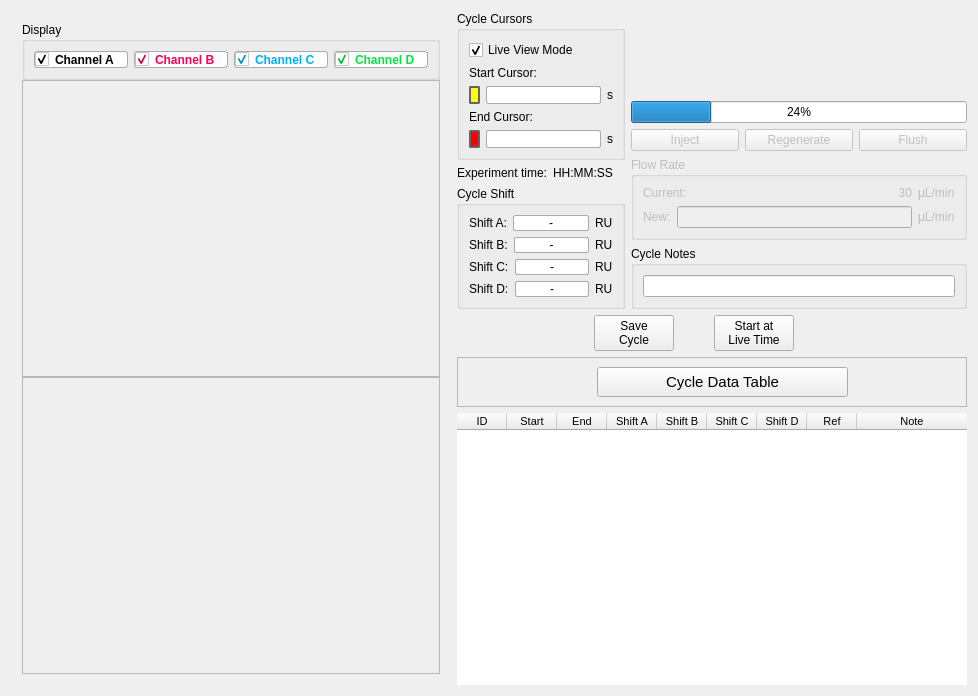
<?xml version="1.0" encoding="UTF-8"?>
<ui version="4.0">
 <class>Sensorgram</class>
 <widget class="QWidget" name="Sensorgram">
  <property name="geometry">
   <rect>
    <x>0</x>
    <y>0</y>
    <width>978</width>
    <height>696</height>
   </rect>
  </property>
  <property name="font">
   <font>
    <family>Segoe UI</family>
    <pointsize>9</pointsize>
   </font>
  </property>
  <property name="mouseTracking">
   <bool>true</bool>
  </property>
  <property name="focusPolicy">
   <enum>Qt::StrongFocus</enum>
  </property>
  <property name="windowTitle">
   <string>Form</string>
  </property>
  <layout class="QHBoxLayout" name="horizontalLayout" stretch="1,0">
   <item>
    <layout class="QVBoxLayout" name="displays">
     <property name="spacing">
      <number>0</number>
     </property>
     <property name="leftMargin">
      <number>11</number>
     </property>
     <property name="topMargin">
      <number>11</number>
     </property>
     <property name="rightMargin">
      <number>11</number>
     </property>
     <property name="bottomMargin">
      <number>11</number>
     </property>
     <item>
      <widget class="QGroupBox" name="groupBox">
       <property name="title">
        <string>Display</string>
       </property>
       <layout class="QHBoxLayout" name="horizontalLayout_12">
        <item>
         <widget class="QCheckBox" name="segment_A">
          <property name="font">
           <font>
            <family>Segoe UI</family>
            <pointsize>9</pointsize>
            <bold>true</bold>
           </font>
          </property>
          <property name="styleSheet">
           <string notr="true">QCheckBox{
	color: black;
	background: white;
	border: 1px solid rgb(171, 171, 171);
	border-radius: 3px;
}</string>
          </property>
          <property name="text">
           <string>Channel A</string>
          </property>
          <property name="checked">
           <bool>true</bool>
          </property>
         </widget>
        </item>
        <item>
         <widget class="QCheckBox" name="segment_B">
          <property name="font">
           <font>
            <family>Segoe UI</family>
            <pointsize>9</pointsize>
            <bold>true</bold>
           </font>
          </property>
          <property name="styleSheet">
           <string notr="true">QCheckBox{
	color: rgb(255, 0, 81);
	background:white;
	border: 1px solid rgb(171, 171, 171);
	border-radius: 3px;
}</string>
          </property>
          <property name="text">
           <string>Channel B</string>
          </property>
          <property name="checked">
           <bool>true</bool>
          </property>
         </widget>
        </item>
        <item>
         <widget class="QCheckBox" name="segment_C">
          <property name="font">
           <font>
            <family>Segoe UI</family>
            <pointsize>9</pointsize>
            <bold>true</bold>
           </font>
          </property>
          <property name="styleSheet">
           <string notr="true">QCheckBox{
	color: rgb(0, 174, 255);
	background: white;
	border: 1px solid rgb(171, 171, 171);
	border-radius: 3px;
}</string>
          </property>
          <property name="text">
           <string>Channel C</string>
          </property>
          <property name="checked">
           <bool>true</bool>
          </property>
         </widget>
        </item>
        <item>
         <widget class="QCheckBox" name="segment_D">
          <property name="font">
           <font>
            <family>Segoe UI</family>
            <pointsize>9</pointsize>
            <bold>true</bold>
           </font>
          </property>
          <property name="styleSheet">
           <string notr="true">QCheckBox{
	color: rgb(0, 230, 65);
	border: 1px solid rgb(171, 171, 171);
	background: white;
	border-radius: 3px;
}</string>
          </property>
          <property name="text">
           <string>Channel D</string>
          </property>
          <property name="checked">
           <bool>true</bool>
          </property>
         </widget>
        </item>
       </layout>
      </widget>
     </item>
     <item>
      <widget class="QFrame" name="full_segment">
       <property name="minimumSize">
        <size>
         <width>200</width>
         <height>250</height>
        </size>
       </property>
       <property name="maximumSize">
        <size>
         <width>10000</width>
         <height>10000</height>
        </size>
       </property>
       <property name="mouseTracking">
        <bool>true</bool>
       </property>
       <property name="frameShape">
        <enum>QFrame::StyledPanel</enum>
       </property>
       <property name="frameShadow">
        <enum>QFrame::Raised</enum>
       </property>
       <layout class="QHBoxLayout" name="horizontalLayout_3">
        <property name="leftMargin">
         <number>0</number>
        </property>
        <property name="topMargin">
         <number>0</number>
        </property>
        <property name="rightMargin">
         <number>0</number>
        </property>
        <property name="bottomMargin">
         <number>0</number>
        </property>
        <item>
         <spacer name="horizontalSpacer_4">
          <property name="orientation">
           <enum>Qt::Horizontal</enum>
          </property>
          <property name="sizeHint" stdset="0">
           <size>
            <width>40</width>
            <height>20</height>
           </size>
          </property>
         </spacer>
        </item>
        <item>
         <spacer name="verticalSpacer">
          <property name="orientation">
           <enum>Qt::Vertical</enum>
          </property>
          <property name="sizeHint" stdset="0">
           <size>
            <width>20</width>
            <height>40</height>
           </size>
          </property>
         </spacer>
        </item>
       </layout>
      </widget>
     </item>
     <item>
      <widget class="QFrame" name="SOI">
       <property name="minimumSize">
        <size>
         <width>200</width>
         <height>250</height>
        </size>
       </property>
       <property name="maximumSize">
        <size>
         <width>10000</width>
         <height>10000</height>
        </size>
       </property>
       <property name="frameShape">
        <enum>QFrame::StyledPanel</enum>
       </property>
       <property name="frameShadow">
        <enum>QFrame::Raised</enum>
       </property>
       <layout class="QHBoxLayout" name="horizontalLayout_4">
        <property name="leftMargin">
         <number>0</number>
        </property>
        <property name="topMargin">
         <number>0</number>
        </property>
        <property name="rightMargin">
         <number>0</number>
        </property>
        <property name="bottomMargin">
         <number>0</number>
        </property>
        <item>
         <spacer name="horizontalSpacer_5">
          <property name="orientation">
           <enum>Qt::Horizontal</enum>
          </property>
          <property name="sizeHint" stdset="0">
           <size>
            <width>40</width>
            <height>20</height>
           </size>
          </property>
         </spacer>
        </item>
        <item>
         <spacer name="verticalSpacer_2">
          <property name="orientation">
           <enum>Qt::Vertical</enum>
          </property>
          <property name="sizeHint" stdset="0">
           <size>
            <width>20</width>
            <height>40</height>
           </size>
          </property>
         </spacer>
        </item>
       </layout>
      </widget>
     </item>
    </layout>
   </item>
   <item>
    <layout class="QVBoxLayout" name="controls" stretch="1,0,0,2">
     <item>
      <layout class="QHBoxLayout" name="horizontalLayout_5" stretch="1,2">
       <item>
        <layout class="QVBoxLayout" name="verticalLayout_2">
         <item>
          <widget class="QGroupBox" name="groupBox_6">
           <property name="title">
            <string>Cycle Cursors</string>
           </property>
           <layout class="QVBoxLayout" name="verticalLayout_4">
            <item>
             <widget class="QCheckBox" name="live_btn">
              <property name="text">
               <string>Live View Mode</string>
              </property>
              <property name="checked">
               <bool>true</bool>
              </property>
             </widget>
            </item>
            <item>
             <widget class="QLabel" name="label_14">
              <property name="text">
               <string>Start Cursor:</string>
              </property>
             </widget>
            </item>
            <item>
             <layout class="QHBoxLayout" name="horizontalLayout_6">
              <item>
               <widget class="QLabel" name="label_6">
                <property name="styleSheet">
                 <string notr="true">background: yellow;
border-radius: 2px;
border: 2px solid rgb(100, 100, 100);</string>
                </property>
                <property name="text">
                 <string/>
                </property>
               </widget>
              </item>
              <item>
               <widget class="QLineEdit" name="left_cursor_time">
                <property name="font">
                 <font>
                  <family>Segoe UI</family>
                  <pointsize>9</pointsize>
                 </font>
                </property>
                <property name="focusPolicy">
                 <enum>Qt::ClickFocus</enum>
                </property>
                <property name="styleSheet">
                 <string notr="true">
QLineEdit {
		background-color: white;
		border: 1px solid rgb(171, 171, 171);
		border-radius: 2px;

}

QLineEdit:focus{
	background-color: rgb(240, 255, 245);
	border: 1px solid rgb(171, 171, 171);
	border-radius: 2px;
}</string>
                </property>
                <property name="alignment">
                 <set>Qt::AlignRight|Qt::AlignTrailing|Qt::AlignVCenter</set>
                </property>
               </widget>
              </item>
              <item>
               <widget class="QLabel" name="label_10">
                <property name="text">
                 <string>s</string>
                </property>
               </widget>
              </item>
             </layout>
            </item>
            <item>
             <widget class="QLabel" name="label_16">
              <property name="text">
               <string>End Cursor:</string>
              </property>
             </widget>
            </item>
            <item>
             <layout class="QHBoxLayout" name="horizontalLayout_7">
              <item>
               <widget class="QLabel" name="label_7">
                <property name="styleSheet">
                 <string notr="true">background: red;
border-radius: 2px;
border: 2px solid rgb(100, 100, 100);</string>
                </property>
                <property name="text">
                 <string/>
                </property>
               </widget>
              </item>
              <item>
               <widget class="QLineEdit" name="right_cursor_time">
                <property name="font">
                 <font>
                  <family>Segoe UI</family>
                  <pointsize>9</pointsize>
                 </font>
                </property>
                <property name="focusPolicy">
                 <enum>Qt::ClickFocus</enum>
                </property>
                <property name="styleSheet">
                 <string notr="true">
QLineEdit {
		background-color: white;
		border: 1px solid rgb(171, 171, 171);
		border-radius: 2px;

}

QLineEdit:focus{
	background-color: rgb(240, 255, 245);
	border: 1px solid rgb(171, 171, 171);
	border-radius: 2px;
}</string>
                </property>
                <property name="alignment">
                 <set>Qt::AlignRight|Qt::AlignTrailing|Qt::AlignVCenter</set>
                </property>
               </widget>
              </item>
              <item>
               <widget class="QLabel" name="label_9">
                <property name="text">
                 <string>s</string>
                </property>
               </widget>
              </item>
             </layout>
            </item>
           </layout>
          </widget>
         </item>
         <item>
          <layout class="QHBoxLayout" name="horizontalLayout_14">
           <item>
            <widget class="QLabel" name="label_3">
             <property name="text">
              <string>Experiment time:</string>
             </property>
             <property name="alignment">
              <set>Qt::AlignRight|Qt::AlignTrailing|Qt::AlignVCenter</set>
             </property>
            </widget>
           </item>
           <item>
            <widget class="QLabel" name="exp_clock">
             <property name="styleSheet">
              <string notr="true"/>
             </property>
             <property name="text">
              <string>HH:MM:SS</string>
             </property>
            </widget>
           </item>
          </layout>
         </item>
         <item>
          <widget class="QGroupBox" name="groupBox_3">
           <property name="title">
            <string>Cycle Shift</string>
           </property>
           <layout class="QVBoxLayout" name="verticalLayout_5">
            <item>
             <layout class="QHBoxLayout" name="horizontalLayout_8">
              <item>
               <widget class="QLabel" name="label_20">
                <property name="text">
                 <string>Shift A:</string>
                </property>
                <property name="margin">
                 <number>2</number>
                </property>
               </widget>
              </item>
              <item>
               <widget class="QLabel" name="shift_A">
                <property name="sizePolicy">
                 <sizepolicy hsizetype="MinimumExpanding" vsizetype="Preferred">
                  <horstretch>0</horstretch>
                  <verstretch>0</verstretch>
                 </sizepolicy>
                </property>
                <property name="styleSheet">
                 <string notr="true">background: white;
border: 1px solid rgb(171, 171, 171);
border-radius: 2px;</string>
                </property>
                <property name="text">
                 <string>-</string>
                </property>
                <property name="alignment">
                 <set>Qt::AlignCenter</set>
                </property>
               </widget>
              </item>
              <item>
               <widget class="QLabel" name="unit_a">
                <property name="text">
                 <string>RU</string>
                </property>
                <property name="margin">
                 <number>0</number>
                </property>
               </widget>
              </item>
             </layout>
            </item>
            <item>
             <layout class="QHBoxLayout" name="horizontalLayout_9">
              <item>
               <widget class="QLabel" name="label_21">
                <property name="text">
                 <string>Shift B:</string>
                </property>
                <property name="margin">
                 <number>2</number>
                </property>
               </widget>
              </item>
              <item>
               <widget class="QLabel" name="shift_B">
                <property name="sizePolicy">
                 <sizepolicy hsizetype="MinimumExpanding" vsizetype="Preferred">
                  <horstretch>0</horstretch>
                  <verstretch>0</verstretch>
                 </sizepolicy>
                </property>
                <property name="styleSheet">
                 <string notr="true">background: white;
border: 1px solid rgb(171, 171, 171);
border-radius: 2px;</string>
                </property>
                <property name="text">
                 <string>-</string>
                </property>
                <property name="alignment">
                 <set>Qt::AlignCenter</set>
                </property>
               </widget>
              </item>
              <item>
               <widget class="QLabel" name="unit_b">
                <property name="text">
                 <string>RU</string>
                </property>
                <property name="margin">
                 <number>0</number>
                </property>
               </widget>
              </item>
             </layout>
            </item>
            <item>
             <layout class="QHBoxLayout" name="horizontalLayout_10">
              <item>
               <widget class="QLabel" name="label_22">
                <property name="text">
                 <string>Shift C:</string>
                </property>
                <property name="margin">
                 <number>2</number>
                </property>
               </widget>
              </item>
              <item>
               <widget class="QLabel" name="shift_C">
                <property name="sizePolicy">
                 <sizepolicy hsizetype="MinimumExpanding" vsizetype="Preferred">
                  <horstretch>0</horstretch>
                  <verstretch>0</verstretch>
                 </sizepolicy>
                </property>
                <property name="styleSheet">
                 <string notr="true">background: white;
border: 1px solid rgb(171, 171, 171);
border-radius: 2px;</string>
                </property>
                <property name="text">
                 <string>-</string>
                </property>
                <property name="alignment">
                 <set>Qt::AlignCenter</set>
                </property>
               </widget>
              </item>
              <item>
               <widget class="QLabel" name="unit_c">
                <property name="text">
                 <string>RU</string>
                </property>
                <property name="margin">
                 <number>0</number>
                </property>
               </widget>
              </item>
             </layout>
            </item>
            <item>
             <layout class="QHBoxLayout" name="horizontalLayout_11">
              <item>
               <widget class="QLabel" name="label_23">
                <property name="text">
                 <string>Shift D:</string>
                </property>
                <property name="margin">
                 <number>2</number>
                </property>
               </widget>
              </item>
              <item>
               <widget class="QLabel" name="shift_D">
                <property name="sizePolicy">
                 <sizepolicy hsizetype="MinimumExpanding" vsizetype="Preferred">
                  <horstretch>0</horstretch>
                  <verstretch>0</verstretch>
                 </sizepolicy>
                </property>
                <property name="styleSheet">
                 <string notr="true">background: white;
border: 1px solid rgb(171, 171, 171);
border-radius: 2px;</string>
                </property>
                <property name="text">
                 <string>-</string>
                </property>
                <property name="alignment">
                 <set>Qt::AlignCenter</set>
                </property>
               </widget>
              </item>
              <item>
               <widget class="QLabel" name="unit_d">
                <property name="text">
                 <string>RU</string>
                </property>
                <property name="margin">
                 <number>0</number>
                </property>
               </widget>
              </item>
             </layout>
            </item>
           </layout>
          </widget>
         </item>
        </layout>
       </item>
       <item>
        <layout class="QVBoxLayout" name="verticalLayout">
         <item>
          <widget class="QGraphicsView" name="loop_diagram">
           <property name="maximumSize">
            <size>
             <width>16777215</width>
             <height>134</height>
            </size>
           </property>
           <property name="styleSheet">
            <string notr="true">background:transparent</string>
           </property>
           <property name="frameShape">
            <enum>QFrame::NoFrame</enum>
           </property>
           <property name="verticalScrollBarPolicy">
            <enum>Qt::ScrollBarAlwaysOff</enum>
           </property>
           <property name="horizontalScrollBarPolicy">
            <enum>Qt::ScrollBarAlwaysOff</enum>
           </property>
          </widget>
         </item>
         <item>
          <widget class="QProgressBar" name="progress_bar">
           <property name="value">
            <number>24</number>
           </property>
          </widget>
         </item>
         <item>
          <widget class="QWidget" name="inject_box" native="true">
           <property name="enabled">
            <bool>false</bool>
           </property>
           <layout class="QHBoxLayout" name="horizontalLayout_16">
            <property name="leftMargin">
             <number>0</number>
            </property>
            <property name="topMargin">
             <number>0</number>
            </property>
            <property name="rightMargin">
             <number>0</number>
            </property>
            <property name="bottomMargin">
             <number>0</number>
            </property>
            <item>
             <widget class="QPushButton" name="inject_button">
              <property name="text">
               <string>Inject</string>
              </property>
             </widget>
            </item>
            <item>
             <widget class="QPushButton" name="regen_button">
              <property name="text">
               <string>Regenerate</string>
              </property>
             </widget>
            </item>
            <item>
             <widget class="QPushButton" name="flush_button">
              <property name="text">
               <string>Flush</string>
              </property>
             </widget>
            </item>
           </layout>
          </widget>
         </item>
         <item>
          <widget class="QGroupBox" name="flow_rate_box">
           <property name="enabled">
            <bool>false</bool>
           </property>
           <property name="title">
            <string>Flow Rate</string>
           </property>
           <layout class="QVBoxLayout" name="verticalLayout_6">
            <item>
             <layout class="QHBoxLayout" name="horizontalLayout_15">
              <item>
               <widget class="QLabel" name="label_8">
                <property name="text">
                 <string>Current:</string>
                </property>
               </widget>
              </item>
              <item>
               <widget class="QLabel" name="flow_rate_now">
                <property name="sizePolicy">
                 <sizepolicy hsizetype="Expanding" vsizetype="Preferred">
                  <horstretch>0</horstretch>
                  <verstretch>0</verstretch>
                 </sizepolicy>
                </property>
                <property name="text">
                 <string>30</string>
                </property>
                <property name="alignment">
                 <set>Qt::AlignRight|Qt::AlignTrailing|Qt::AlignVCenter</set>
                </property>
               </widget>
              </item>
              <item>
               <widget class="QLabel" name="label_4">
                <property name="text">
                 <string>μL/min</string>
                </property>
               </widget>
              </item>
             </layout>
            </item>
            <item>
             <layout class="QHBoxLayout" name="horizontalLayout_2">
              <item>
               <widget class="QLabel" name="label">
                <property name="text">
                 <string>New:</string>
                </property>
               </widget>
              </item>
              <item>
               <widget class="QLineEdit" name="flow_rate">
                <property name="alignment">
                 <set>Qt::AlignRight|Qt::AlignTrailing|Qt::AlignVCenter</set>
                </property>
               </widget>
              </item>
              <item>
               <widget class="QLabel" name="label_2">
                <property name="text">
                 <string>μL/min</string>
                </property>
               </widget>
              </item>
             </layout>
            </item>
           </layout>
          </widget>
         </item>
         <item>
          <spacer name="verticalSpacer_3">
           <property name="orientation">
            <enum>Qt::Vertical</enum>
           </property>
           <property name="sizeHint" stdset="0">
            <size>
             <width>0</width>
             <height>0</height>
            </size>
           </property>
          </spacer>
         </item>
         <item>
          <widget class="QGroupBox" name="groupBox_4">
           <property name="title">
            <string>Cycle Notes</string>
           </property>
           <layout class="QVBoxLayout" name="verticalLayout_3">
            <item>
             <widget class="QLineEdit" name="current_note"/>
            </item>
           </layout>
          </widget>
         </item>
        </layout>
       </item>
      </layout>
     </item>
     <item>
      <layout class="QHBoxLayout" name="horizontalLayout_13" stretch="4,0,1,0,4">
       <item>
        <spacer name="horizontalSpacer_3">
         <property name="orientation">
          <enum>Qt::Horizontal</enum>
         </property>
         <property name="sizeHint" stdset="0">
          <size>
           <width>0</width>
           <height>0</height>
          </size>
         </property>
        </spacer>
       </item>
       <item>
        <widget class="QPushButton" name="save_segment_btn">
         <property name="font">
          <font>
           <family>Segoe UI</family>
           <pointsize>9</pointsize>
          </font>
         </property>
         <property name="focusPolicy">
          <enum>Qt::NoFocus</enum>
         </property>
         <property name="text">
          <string>Save
Cycle</string>
         </property>
        </widget>
       </item>
       <item>
        <spacer name="horizontalSpacer_2">
         <property name="orientation">
          <enum>Qt::Horizontal</enum>
         </property>
         <property name="sizeHint" stdset="0">
          <size>
           <width>0</width>
           <height>0</height>
          </size>
         </property>
        </spacer>
       </item>
       <item>
        <widget class="QPushButton" name="new_segment_btn">
         <property name="font">
          <font>
           <family>Segoe UI</family>
           <pointsize>9</pointsize>
          </font>
         </property>
         <property name="text">
          <string>Start at
Live Time</string>
         </property>
        </widget>
       </item>
       <item>
        <spacer name="horizontalSpacer">
         <property name="orientation">
          <enum>Qt::Horizontal</enum>
         </property>
         <property name="sizeHint" stdset="0">
          <size>
           <width>0</width>
           <height>0</height>
          </size>
         </property>
        </spacer>
       </item>
       <item>
        <widget class="QPushButton" name="reset_segment_btn">
         <property name="sizePolicy">
          <sizepolicy hsizetype="Fixed" vsizetype="Fixed">
           <horstretch>0</horstretch>
           <verstretch>0</verstretch>
          </sizepolicy>
         </property>
         <property name="minimumSize">
          <size>
           <width>30</width>
           <height>30</height>
          </size>
         </property>
         <property name="maximumSize">
          <size>
           <width>30</width>
           <height>30</height>
          </size>
         </property>
         <property name="font">
          <font>
           <family>Segoe UI</family>
           <pointsize>5</pointsize>
          </font>
         </property>
         <property name="mouseTracking">
          <bool>true</bool>
         </property>
         <property name="toolTip">
          <string>Clear All Data</string>
         </property>
         <property name="styleSheet">
          <string notr="true">QPushButton{
	border: none;
	background: none;
}

QPushButton::hover{
	background: white;
	border: 1px raised;
	border-radius: 10px;
}</string>
         </property>
         <property name="text">
          <string/>
         </property>
         <property name="icon">
          <iconset resource="ai.qrc">
           <normaloff>:/img/img/reload.png</normaloff>:/img/img/reload.png</iconset>
         </property>
         <property name="iconSize">
          <size>
           <width>25</width>
           <height>25</height>
          </size>
         </property>
        </widget>
       </item>
      </layout>
     </item>
     <item>
      <widget class="QFrame" name="seg_table">
       <property name="sizePolicy">
        <sizepolicy hsizetype="Fixed" vsizetype="Preferred">
         <horstretch>41</horstretch>
         <verstretch>0</verstretch>
        </sizepolicy>
       </property>
       <property name="minimumSize">
        <size>
         <width>510</width>
         <height>50</height>
        </size>
       </property>
       <property name="maximumSize">
        <size>
         <width>510</width>
         <height>50</height>
        </size>
       </property>
       <property name="font">
        <font>
         <family>Segoe UI</family>
         <pointsize>9</pointsize>
        </font>
       </property>
       <property name="frameShape">
        <enum>QFrame::StyledPanel</enum>
       </property>
       <property name="frameShadow">
        <enum>QFrame::Raised</enum>
       </property>
       <widget class="QPushButton" name="delete_row_btn">
        <property name="geometry">
         <rect>
          <x>30</x>
          <y>10</y>
          <width>30</width>
          <height>30</height>
         </rect>
        </property>
        <property name="sizePolicy">
         <sizepolicy hsizetype="Fixed" vsizetype="Fixed">
          <horstretch>0</horstretch>
          <verstretch>0</verstretch>
         </sizepolicy>
        </property>
        <property name="minimumSize">
         <size>
          <width>30</width>
          <height>30</height>
         </size>
        </property>
        <property name="maximumSize">
         <size>
          <width>30</width>
          <height>30</height>
         </size>
        </property>
        <property name="font">
         <font>
          <family>Segoe UI</family>
          <pointsize>5</pointsize>
         </font>
        </property>
        <property name="mouseTracking">
         <bool>true</bool>
        </property>
        <property name="toolTip">
         <string>Delete Cycle</string>
        </property>
        <property name="layoutDirection">
         <enum>Qt::LeftToRight</enum>
        </property>
        <property name="autoFillBackground">
         <bool>false</bool>
        </property>
        <property name="styleSheet">
         <string notr="true">QPushButton{
	border: none;
	background: none;
}

QPushButton::hover{
	background: white;
	border: 1px raised;
	border-radius: 10px;
}</string>
        </property>
        <property name="text">
         <string/>
        </property>
        <property name="icon">
         <iconset resource="ai.qrc">
          <normaloff>:/img/img/trash.png</normaloff>:/img/img/trash.png</iconset>
        </property>
        <property name="iconSize">
         <size>
          <width>25</width>
          <height>25</height>
         </size>
        </property>
        <property name="autoRepeat">
         <bool>false</bool>
        </property>
        <property name="autoExclusive">
         <bool>false</bool>
        </property>
        <property name="autoDefault">
         <bool>false</bool>
        </property>
        <property name="default">
         <bool>false</bool>
        </property>
        <property name="flat">
         <bool>false</bool>
        </property>
       </widget>
       <widget class="QPushButton" name="add_row_btn">
        <property name="geometry">
         <rect>
          <x>70</x>
          <y>10</y>
          <width>30</width>
          <height>30</height>
         </rect>
        </property>
        <property name="sizePolicy">
         <sizepolicy hsizetype="Fixed" vsizetype="Fixed">
          <horstretch>0</horstretch>
          <verstretch>0</verstretch>
         </sizepolicy>
        </property>
        <property name="minimumSize">
         <size>
          <width>30</width>
          <height>30</height>
         </size>
        </property>
        <property name="maximumSize">
         <size>
          <width>30</width>
          <height>30</height>
         </size>
        </property>
        <property name="font">
         <font>
          <family>Segoe UI</family>
          <pointsize>5</pointsize>
         </font>
        </property>
        <property name="mouseTracking">
         <bool>true</bool>
        </property>
        <property name="toolTip">
         <string>Restore Last Deleted</string>
        </property>
        <property name="layoutDirection">
         <enum>Qt::LeftToRight</enum>
        </property>
        <property name="autoFillBackground">
         <bool>false</bool>
        </property>
        <property name="styleSheet">
         <string notr="true">QPushButton{
	border: none;
	background: none;
}

QPushButton::hover{
	background: white;
	border: 1px raised;
	border-radius: 10px;
}</string>
        </property>
        <property name="text">
         <string/>
        </property>
        <property name="icon">
         <iconset resource="ai.qrc">
          <normaloff>:/img/img/undo.png</normaloff>:/img/img/undo.png</iconset>
        </property>
        <property name="iconSize">
         <size>
          <width>22</width>
          <height>22</height>
         </size>
        </property>
        <property name="autoRepeat">
         <bool>false</bool>
        </property>
        <property name="autoExclusive">
         <bool>false</bool>
        </property>
        <property name="autoDefault">
         <bool>false</bool>
        </property>
        <property name="default">
         <bool>false</bool>
        </property>
        <property name="flat">
         <bool>false</bool>
        </property>
       </widget>
       <widget class="QPushButton" name="table_toggle">
        <property name="geometry">
         <rect>
          <x>140</x>
          <y>10</y>
          <width>251</width>
          <height>30</height>
         </rect>
        </property>
        <property name="sizePolicy">
         <sizepolicy hsizetype="Preferred" vsizetype="Fixed">
          <horstretch>0</horstretch>
          <verstretch>0</verstretch>
         </sizepolicy>
        </property>
        <property name="minimumSize">
         <size>
          <width>0</width>
          <height>30</height>
         </size>
        </property>
        <property name="font">
         <font>
          <family>Segoe UI</family>
          <pointsize>11</pointsize>
         </font>
        </property>
        <property name="text">
         <string>Cycle Data Table</string>
        </property>
       </widget>
       <widget class="QGraphicsView" name="page_indicator">
        <property name="geometry">
         <rect>
          <x>318</x>
          <y>21</y>
          <width>30</width>
          <height>10</height>
         </rect>
        </property>
        <property name="styleSheet">
         <string notr="true">background: transparent</string>
        </property>
        <property name="frameShape">
         <enum>QFrame::NoFrame</enum>
        </property>
        <property name="verticalScrollBarPolicy">
         <enum>Qt::ScrollBarAlwaysOff</enum>
        </property>
        <property name="horizontalScrollBarPolicy">
         <enum>Qt::ScrollBarAlwaysOff</enum>
        </property>
        <property name="sizeAdjustPolicy">
         <enum>QAbstractScrollArea::AdjustToContents</enum>
        </property>
        <property name="interactive">
         <bool>false</bool>
        </property>
       </widget>
      </widget>
     </item>
     <item>
      <widget class="QTableWidget" name="data_table">
       <property name="sizePolicy">
        <sizepolicy hsizetype="Ignored" vsizetype="Expanding">
         <horstretch>0</horstretch>
         <verstretch>0</verstretch>
        </sizepolicy>
       </property>
       <property name="font">
        <font>
         <family>Segoe UI</family>
         <pointsize>9</pointsize>
        </font>
       </property>
       <property name="focusPolicy">
        <enum>Qt::ClickFocus</enum>
       </property>
       <property name="frameShape">
        <enum>QFrame::NoFrame</enum>
       </property>
       <property name="sizeAdjustPolicy">
        <enum>QAbstractScrollArea::AdjustToContents</enum>
       </property>
       <property name="showGrid">
        <bool>true</bool>
       </property>
       <property name="wordWrap">
        <bool>true</bool>
       </property>
       <property name="rowCount">
        <number>0</number>
       </property>
       <property name="columnCount">
        <number>9</number>
       </property>
       <attribute name="horizontalHeaderVisible">
        <bool>true</bool>
       </attribute>
       <attribute name="horizontalHeaderCascadingSectionResizes">
        <bool>true</bool>
       </attribute>
       <attribute name="horizontalHeaderMinimumSectionSize">
        <number>50</number>
       </attribute>
       <attribute name="horizontalHeaderDefaultSectionSize">
        <number>50</number>
       </attribute>
       <attribute name="horizontalHeaderHighlightSections">
        <bool>true</bool>
       </attribute>
       <attribute name="horizontalHeaderShowSortIndicator" stdset="0">
        <bool>false</bool>
       </attribute>
       <attribute name="horizontalHeaderStretchLastSection">
        <bool>true</bool>
       </attribute>
       <attribute name="verticalHeaderVisible">
        <bool>false</bool>
       </attribute>
       <attribute name="verticalHeaderCascadingSectionResizes">
        <bool>false</bool>
       </attribute>
       <attribute name="verticalHeaderMinimumSectionSize">
        <number>40</number>
       </attribute>
       <attribute name="verticalHeaderDefaultSectionSize">
        <number>50</number>
       </attribute>
       <attribute name="verticalHeaderHighlightSections">
        <bool>false</bool>
       </attribute>
       <attribute name="verticalHeaderShowSortIndicator" stdset="0">
        <bool>false</bool>
       </attribute>
       <attribute name="verticalHeaderStretchLastSection">
        <bool>false</bool>
       </attribute>
       <column>
        <property name="text">
         <string notr="true">ID</string>
        </property>
        <property name="font">
         <font>
          <family>Segoe UI</family>
          <pointsize>8</pointsize>
         </font>
        </property>
       </column>
       <column>
        <property name="text">
         <string>Start</string>
        </property>
        <property name="font">
         <font>
          <family>Segoe UI</family>
          <pointsize>8</pointsize>
         </font>
        </property>
       </column>
       <column>
        <property name="text">
         <string>End</string>
        </property>
        <property name="font">
         <font>
          <pointsize>8</pointsize>
         </font>
        </property>
       </column>
       <column>
        <property name="text">
         <string>Shift A</string>
        </property>
        <property name="font">
         <font>
          <pointsize>8</pointsize>
         </font>
        </property>
       </column>
       <column>
        <property name="text">
         <string>Shift B</string>
        </property>
        <property name="font">
         <font>
          <pointsize>8</pointsize>
         </font>
        </property>
       </column>
       <column>
        <property name="text">
         <string>Shift C</string>
        </property>
        <property name="font">
         <font>
          <pointsize>8</pointsize>
         </font>
        </property>
       </column>
       <column>
        <property name="text">
         <string>Shift D</string>
        </property>
        <property name="font">
         <font>
          <pointsize>8</pointsize>
         </font>
        </property>
       </column>
       <column>
        <property name="text">
         <string>Ref</string>
        </property>
        <property name="font">
         <font>
          <pointsize>8</pointsize>
         </font>
        </property>
       </column>
       <column>
        <property name="text">
         <string>Note</string>
        </property>
        <property name="font">
         <font>
          <pointsize>8</pointsize>
         </font>
        </property>
       </column>
      </widget>
     </item>
    </layout>
   </item>
  </layout>
 </widget>
 <resources>
  <include location="ai.qrc"/>
 </resources>
 <connections/>
</ui>
